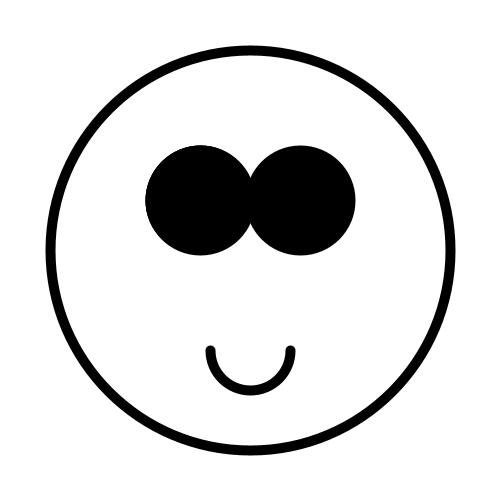
Frame 1 (no input)
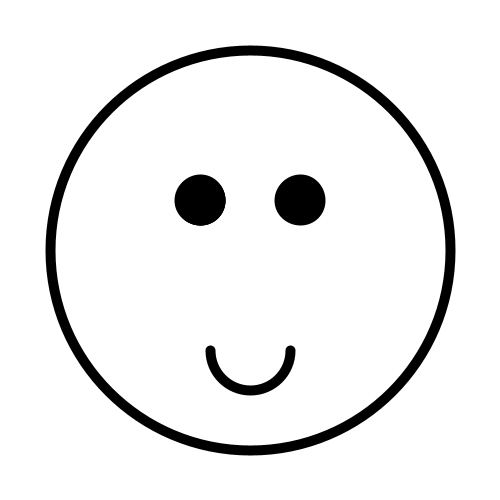
Frame 60 (the mouse pressed at the canvas centre just before this capture)
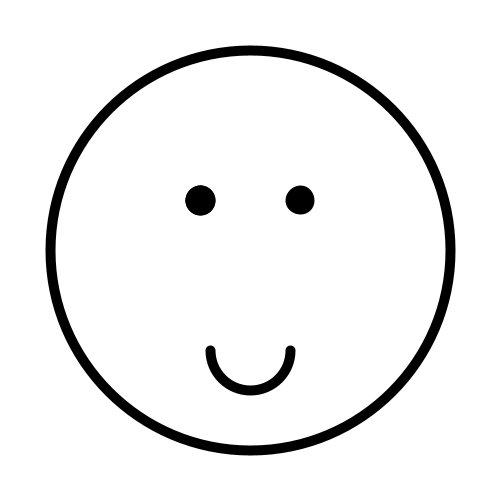
Frame 120 (the mouse held since frame 60 and released just before this capture)

The Processing sketch that drew these frames (run headless with seeded random() and noise(); from frame 60 on, the mouse is pressed at the canvas centre):

// Processing sketch: E1
// ── E1.pde
int w, h;

void setup()
{
  size(500,500);
  background(255);
}

void draw()
{
  background(255);
  
  noFill();
  stroke(0);
  strokeWeight(10);
  ellipse(250,250,400,400);
  
  arc(250, 350, 80, 80, 0, PI);
  
  fill(0);
  ellipse(200,200,100+w,100+h);
  ellipse(300,200,100+w,100+h); //eyes
  
  
  w = w - 1;
  h = h - 1;
  
  ellipse(200,200,100+w,100+h);
  ellipse(200,200,100+w,100+h);
  
    w %= 300;
    h %= 300; //eyes
  }
